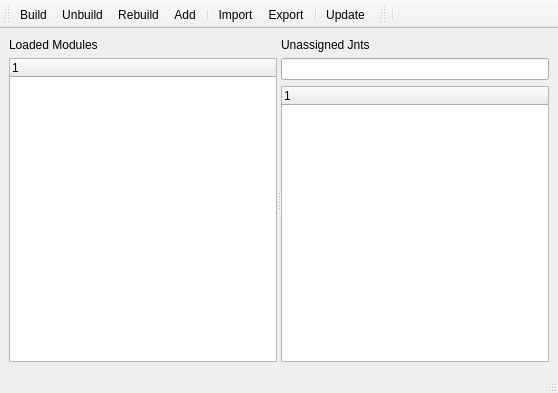
<?xml version="1.0" encoding="UTF-8"?>
<ui version="4.0">
 <class>MainWindow</class>
 <widget class="QMainWindow" name="MainWindow">
  <property name="geometry">
   <rect>
    <x>0</x>
    <y>0</y>
    <width>558</width>
    <height>393</height>
   </rect>
  </property>
  <property name="windowTitle">
   <string>Open Rigging Toolkit</string>
  </property>
  <widget class="QWidget" name="centralwidget">
   <layout class="QVBoxLayout" name="verticalLayout_3">
    <item>
     <widget class="QSplitter" name="splitter">
      <property name="orientation">
       <enum>Qt::Horizontal</enum>
      </property>
      <widget class="QWidget" name="">
       <layout class="QVBoxLayout" name="verticalLayout_2">
        <item>
         <widget class="QLabel" name="label_modules">
          <property name="text">
           <string>Loaded Modules</string>
          </property>
         </widget>
        </item>
        <item>
         <widget class="QTreeWidget" name="treeWidget">
          <column>
           <property name="text">
            <string notr="true">1</string>
           </property>
          </column>
         </widget>
        </item>
       </layout>
      </widget>
      <widget class="QWidget" name="">
       <layout class="QVBoxLayout" name="verticalLayout">
        <item>
         <widget class="QLabel" name="label_jnts">
          <property name="text">
           <string>Unassigned Jnts</string>
          </property>
         </widget>
        </item>
        <item>
         <widget class="QLineEdit" name="lineEdit_search_jnt"/>
        </item>
        <item>
         <widget class="QTreeWidget" name="treeWidget_jnts">
          <column>
           <property name="text">
            <string notr="true">1</string>
           </property>
          </column>
         </widget>
        </item>
       </layout>
      </widget>
     </widget>
    </item>
   </layout>
  </widget>
  <widget class="QMenuBar" name="menubar">
   <property name="geometry">
    <rect>
     <x>0</x>
     <y>0</y>
     <width>558</width>
     <height>26</height>
    </rect>
   </property>
  </widget>
  <widget class="QStatusBar" name="statusbar"/>
  <widget class="QToolBar" name="toolBar">
   <property name="windowTitle">
    <string>toolBar</string>
   </property>
   <attribute name="toolBarArea">
    <enum>TopToolBarArea</enum>
   </attribute>
   <attribute name="toolBarBreak">
    <bool>false</bool>
   </attribute>
   <addaction name="actionBuild"/>
   <addaction name="actionUnbuild"/>
   <addaction name="actionRebuild"/>
   <addaction name="actionAdd"/>
   <addaction name="separator"/>
   <addaction name="actionImport"/>
   <addaction name="actionExport"/>
   <addaction name="separator"/>
   <addaction name="actionUpdate"/>
  </widget>
  <widget class="QToolBar" name="toolBar_2">
   <property name="windowTitle">
    <string>toolBar_2</string>
   </property>
   <attribute name="toolBarArea">
    <enum>TopToolBarArea</enum>
   </attribute>
   <attribute name="toolBarBreak">
    <bool>false</bool>
   </attribute>
   <addaction name="separator"/>
  </widget>
  <action name="actionBuild">
   <property name="text">
    <string>Build</string>
   </property>
  </action>
  <action name="actionUnbuild">
   <property name="text">
    <string>Unbuild</string>
   </property>
  </action>
  <action name="actionRebuild">
   <property name="text">
    <string>Rebuild</string>
   </property>
  </action>
  <action name="actionImport">
   <property name="text">
    <string>Import</string>
   </property>
  </action>
  <action name="actionExport">
   <property name="text">
    <string>Export</string>
   </property>
  </action>
  <action name="actionUpdate">
   <property name="text">
    <string>Update</string>
   </property>
   <property name="toolTip">
    <string>Update</string>
   </property>
  </action>
  <action name="actionAdd">
   <property name="text">
    <string>Add</string>
   </property>
  </action>
 </widget>
 <resources/>
 <connections/>
</ui>
